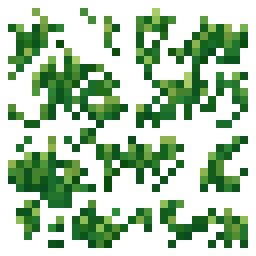
#> input picture godot/art/packs/grass_pack/grass_pack_020.png, 32 x 32 px, given in place of grass_pack_026.png, which was not available (shown 8 times larger)
$ python curate_palette.py
#> lines starting #> are read from the running program, lines starting #| are printed output that depends on the picture
#!/usr/bin/env python3
"""Phase A selection: export the curated ground palette as fixed 16px PNGs.

Grass: three plain, full-coverage pack tiles (audit: contrast 6.9-11.4, all 9 samples GRASS).
Dirt / path: audited plain atlas tiles, copied pixel for pixel (no re-rolling).
Run once after the audit; outputs godot/art/curated/. Requires Pillow.
"""
import json
import os
from PIL import Image

ROOT = os.path.join(os.path.dirname(os.path.abspath(__file__)), "..")
ART = os.path.join(ROOT, "godot", "art")
OUT = os.path.join(ART, "curated")
GRASS_SOURCES = ["grass_pack_026", "grass_pack_027", "grass_pack_035"]
ATLAS_PICKS = {
    "dirt_dry": "soil_dry_v02",
    "dirt_tilled_00": "soil_tilled_v00",
    "dirt_tilled_01": "soil_tilled_v01",
    "dirt_tilled_02": "soil_tilled_v02",
    "dirt_wet": "wet_soil_v03",
    "road_fill": "path",
}


def main():
    os.makedirs(OUT, exist_ok=True)
    for i, src in enumerate(GRASS_SOURCES):
        im = Image.open(os.path.join(ART, "packs", "grass_pack", src + ".png")).convert("RGBA")
#> im is the input picture: PIL image 32x32 RGBA; mean R, G, B, A 19, 46.5, 17, 101.9
        im.resize((16, 16), Image.BOX).save(os.path.join(OUT, "grass_%02d.png" % i))
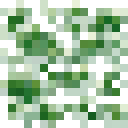
#> saved as grass_00.png: PIL image 16x16 RGBA (shown 8 times larger); mean R, G, B, A 34.8, 84.5, 31.2, 102.1; transparent parts drawn white
#> pass 2 of the loop in main, `for i, src in enumerate(GRASS_SOURCES):`:
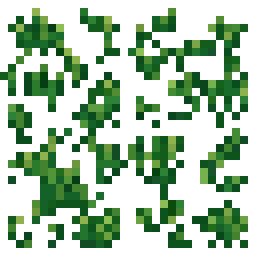
#> input picture godot/art/packs/grass_pack/grass_pack_031.png, 32 x 32 px, given in place of grass_pack_027.png, which was not available (shown 8 times larger)
#> in main, im is the input picture: PIL image 32x32 RGBA; mean R, G, B, A 16.2, 43.4, 16.2, 102.8
#> in main, `im.resize((16, 16), Image.BOX).save(os.path.join(OUT, "grass_%02d.png"..`:
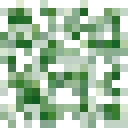
#> saved as grass_01.png: PIL image 16x16 RGBA (shown 8 times larger); mean R, G, B, A 27.6, 76.3, 28.5, 103.1; transparent parts drawn white
#> (the run stopped early here; a loop or call above may not have finished)
